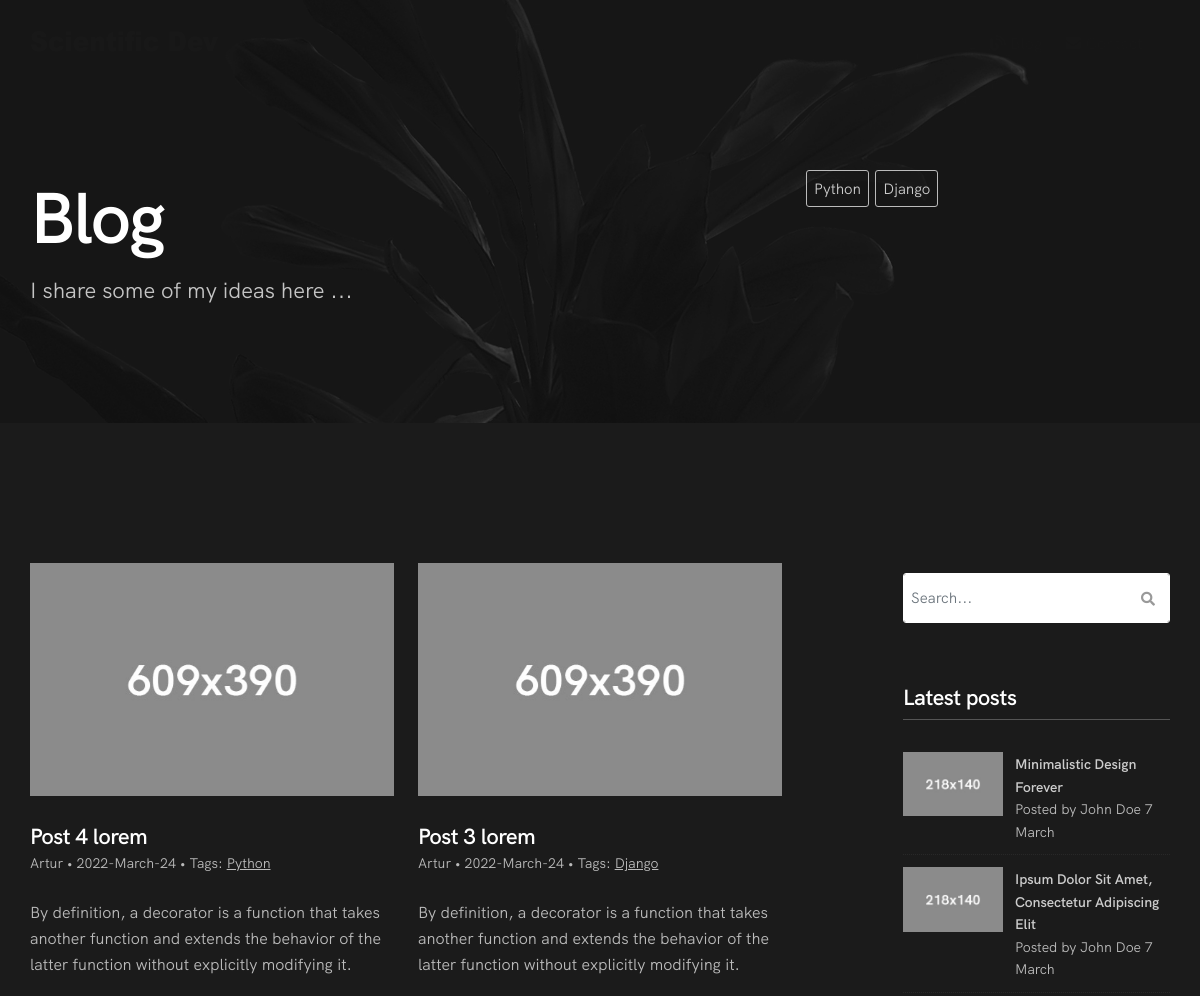
Before: /blog/ (upper part) with the older database file.
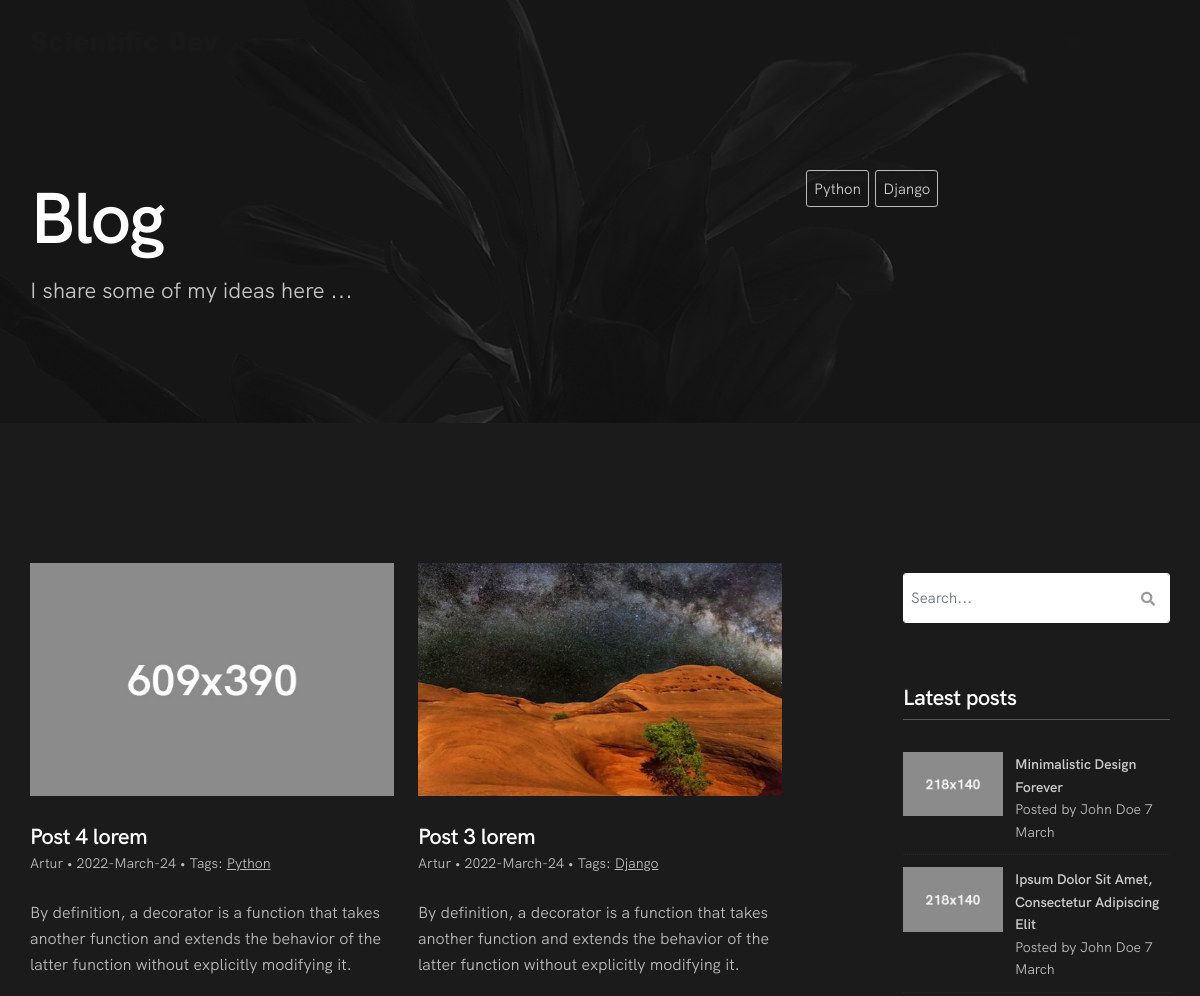
After: the same page with the newer database file.
### blog/models.py (models this page shows, shortened)
class Post(models.Model):
    STATUS_CHOICES = (
        ('draft', 'Draft'),
        ('published', 'Published'),
    )
    title = models.CharField(max_length=250)
    slug = models.SlugField(max_length=250,
                            unique_for_date='publish')
    author = models.ForeignKey(User,
                               on_delete=models.CASCADE,
                               related_name='blog_posts')
    body = HTMLField('Content')
    photo = models.ImageField(upload_to='blog',
                              default='')
    publish = models.DateTimeField(default=timezone.now)
    created = models.DateTimeField(auto_now_add=True)
    updated = models.DateTimeField(auto_now=True)
    status = models.CharField(max_length=10,
                              choices=STATUS_CHOICES,
                              default='draft')
    objects = models.Manager()      # The default manager
    published = PublishedManager()  # Custom manager
    drafted = DraftedManager()      # Custom manager
    tags = TaggableManager()
    class Meta:
        ordering = ('-publish',)
    def get_absolute_url(self):
        return reverse('blog:post_detail',
                       args=[self.publish.year,
                             self.publish.month,
                             self.publish.day, self.slug])

### blog/views.py (the view)
# urls.py: path('', views.post_list, name='post_list'),
def post_list(request, tag_slug=None):
    object_list = Post.published.all()
    tag = None
    all_tags = Tag.objects.all()
    if tag_slug:
        tag = get_object_or_404(Tag, slug=tag_slug)
        object_list = object_list.filter(tags__in=[tag])
    paginator = Paginator(object_list, 3)  # 3 posts in each page
    page = request.GET.get('page')
    try:
        posts = paginator.page(page)
    except PageNotAnInteger:
        posts = paginator.page(1)
    except EmptyPage:
        posts = paginator.page(paginator.num_pages)
    return render(request,
                  'blog/list.html',
                  {'page': page,
                   'posts': posts,
                   'all_tags': all_tags,
                   'tag': tag})

### blog/models.py (called while the page is built)
    def get_queryset(self):
        return super().get_queryset().filter(status='published')

### templates/blog/list.html (shortened to what the changed rows need)
{%  extends 'base.html' %}
{%  load static %}
{%  block content %}
    <main id="main">
                <section class="small-section bg-dark-alfa-50 bg-scroll light-content" data-background="{%  static 'images/full-width-images/section-bg-19.jpg' %}" id="home">
                    <div class="container relative pt-70">
                        <div class="row">
                            <div class="col-md-8">
                                <div class="wow fadeInUpShort" data-wow-delay=".1s">
                                    <h1 class="hs-line-7 mb-20 mb-xs-10">Blog</h1>
                                </div>
                            </div>
                        </div>
                    </div>
                </section>
                <section class="page-section bg-dark light-content">
                    <div class="container relative">
                        <div class="row">
                            <div class="col-md-8 mb-sm-80">
                                <div class="row">
                                    {% for post in posts %}
                                        <div class="col-sm-6 mb-60 mb-xs-40">
                                        <div class="post-prev-img">
                                            <a href="{{ post.get_absolute_url }}" tabindex="-1"><img src="{{ post.photo.url }}" alt="" class="wow scaleOutIn" data-wow-duration="1.2s" /></a>
                                        </div>
                                        <div class="post-prev-title">
                                            <a href="{{ post.get_absolute_url }}">{{ post.title }}</a>
                                        </div>
                                        <div class="post-prev-info">
                                            {{ post.author.first_name }} •
                                            {{ post.created|date:'Y-N-d' }} •
                                            Tags:
                                            {% for tag in post.tags.all %}
                                                <a href="{% url 'blog:post_list_by_tag' tag.slug %}">
                                                    <u>{{ tag.name }}</u>
                                                </a>
                                            {% endfor %}
                                        </div>
                                        <div class="post-prev-text">
                                            {{  post.body|safe|truncatewords:30|linebreaks }}
                                        </div>
                                    </div>
                                    {%  endfor %}
                                </div>
                            </div>
                        </div>
                    </div>
                </section>
            </main>
{%  endblock content %}

Changed rows visible on the page:
changed Post "Post 3 lorem": photo: a different picture
